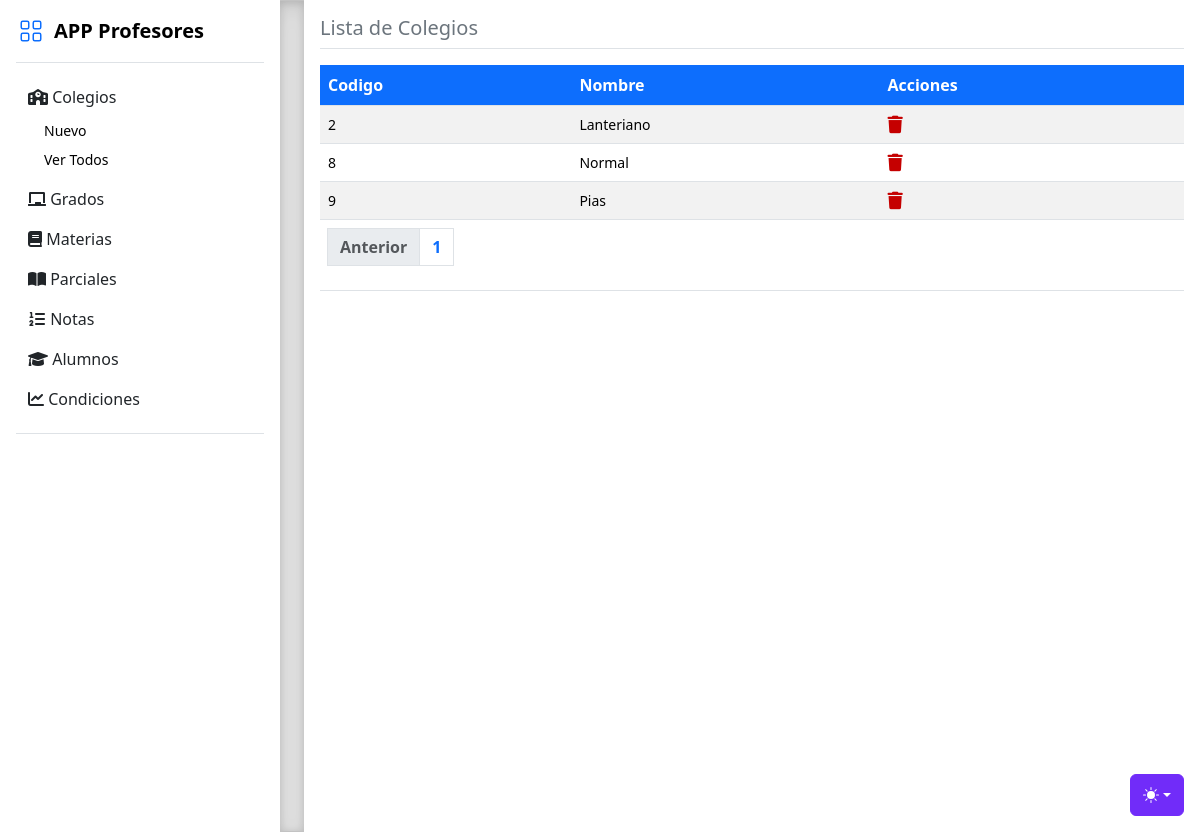
The app's page /colegio/ver with its own data.
### tables this page shows
CREATE TABLE colegios (
  id INTEGER PRIMARY KEY AUTOINCREMENT,
  nombre VARCHAR(255) NOT NULL
);

### routers/colegio.py (the view)
@router.get("/colegio/ver")
def verColegios(req:Request, page: int = 1):
    verDb = FuncionesDB()
    colegios = verDb.mostrarTablaPaginada("colegios", page, 15)
    total_productos = verDb.contarFilas("colegios")
    total_paginas = math.ceil(total_productos / 15)
    return template.TemplateResponse("colegio_ver.html", { "request" : req, "colegios": colegios, "page": page, "total_paginas": total_paginas })

### templates/colegio_ver.html (shortened to what this page needs)
<!doctype html>
<html lang="es" data-bs-theme="auto">
  <head><script src="/templates/static/color-modes.js"></script>
    <link href="/templates/static/bootstrap.min.css" rel="stylesheet">
    <link href="/templates/static/style.css" rel="stylesheet">
    <link rel="stylesheet" href="https://cdnjs.cloudflare.com/ajax/libs/font-awesome/6.0.0-beta3/css/all.min.css" />
    <link rel="stylesheet" href="https://cdn.jsdelivr.net/npm/@docsearch/css@3">
    <link href="/templates/static/sidebars.css" rel="stylesheet">
  </head>
  <body>
    <div class="dropdown position-fixed bottom-0 end-0 mb-3 me-3 bd-mode-toggle">
      <button class="btn btn-bd-primary py-2 dropdown-toggle d-flex align-items-center"
              id="bd-theme"
              type="button"
              aria-expanded="false"
              data-bs-toggle="dropdown"
              aria-label="Toggle theme (auto)">
        <svg class="bi my-1 theme-icon-active" width="1em" height="1em"><use href="#circle-half"></use></svg>
      </button>
    </div>
<main class="d-flex flex-nowrap">
  <div class="flex-shrink-0 p-3" style="width: 280px;">
    <a href="/productos/ver_todos" class="d-flex align-items-center pb-3 mb-3 link-body-emphasis text-decoration-none border-bottom">
      <svg class="bi pe-none me-2" width="30" height="24" style="color: #0D6EFD;"><use xlink:href="#grid"/></svg>
      <span class="fs-5 fw-semibold">APP Profesores</span>
    </a>
    <ul class="list-unstyled ps-0">
      {% include 'menu.html' %}
  <div class="b-example-divider b-example-vr"></div>
  <div class="m-3 w-100 vh-100">
    <h5 class="text-secondary">Lista de Colegios</h5>
    <div class="border-top mb-3 w-100"></div>
    <article>
      <table class="table table-striped m-0 bg-success text-white">
          <thead>
              <tr>
                  <th class="centrado bg-primary text-white">Codigo</th>
                  <th class="centrado bg-primary text-white">Nombre</th>
                  <th class="centrado bg-primary text-white">Acciones</th>
              </tr>
          </thead>
          <tbody>
          {% for colegio in colegios %}
              <tr>
                  <td class="centrado small">{{ colegio[0] }}</td>
                  <td class="centrado small">{{ colegio[1] }}</td>
                  <td class="centrado small">
                    <a href="borrar/{{ colegio[0] }}"></a>
                      </td>
              </tr>
              {% endfor %}
              </div>
      <table class="table table-striped m-0">
          <thead><tr><th class="text-white m-0">
      <nav aria-label="Page navigation example m-0">
          <ul class="pagination">
              <li class="page-item">
                  {% if page > 1 %}
                      <a class="page-link" href="/colegio/ver?page={{ page - 1 }}">Anterior</a>
                      {% else %}
                      <li class="page-item disabled">
                          <a class="page-link">Anterior</a>
                      </li>
                  {% endif %}
              </li>
              {% for i in range(total_paginas) %}
                  <li class="page-item"><a class="page-link" href="/colegio/ver?page={{ i + 1 }}">{{ i + 1 }}</a></li>
              {% endfor %}
          </ul>
      </nav>
      </tr></thead>
  </table>
</main>
</body>
</html>

### templates/menu.html (shortened to what this page needs)
<li class="mb-1">
    <button class="btn d-inline-flex align-items-center rounded border-0 collapsed" data-bs-toggle="collapse" data-bs-target="#home-collapse" aria-expanded="false">
      <i class="fa-solid fa-school"></i></i>&nbsp;Colegios
    </button>
    <div class="collapse show" id="home-collapse">
      <ul class="btn-toggle-nav list-unstyled fw-normal pb-1 small">
        <li><a href="/colegio/nuevo" class="link-body-emphasis d-inline-flex text-decoration-none rounded">Nuevo</a></li>
        <li><a href="/colegio/ver" class="link-body-emphasis d-inline-flex text-decoration-none rounded">Ver Todos</a></li>
      </ul>
    </div>
  </li>
  <li class="mb-1">
    <button class="btn d-inline-flex align-items-center rounded border-0 collapsed" data-bs-toggle="collapse" data-bs-target="#dashboard-collapse" aria-expanded="true">
      <i class="fa-solid fa-chalkboard"></i>&nbsp;Grados
    </button>
  </li>
  <li class="mb-1">
    <button class="btn d-inline-flex align-items-center rounded border-0 collapsed" data-bs-toggle="collapse" data-bs-target="#orders-collapse" aria-expanded="false">
      <i class="fa-solid fa-book"></i></i>&nbsp;Materias
    </button>
  </li>
  <li class="mb-1">
    <button class="btn d-inline-flex align-items-center rounded border-0 collapsed" data-bs-toggle="collapse" data-bs-target="#joni-collapse" aria-expanded="false">
      <i class="fa-solid fa-book-open"></i>&nbsp;Parciales
    </button>
  </li>
  <li class="mb-1">
    <button class="btn d-inline-flex align-items-center rounded border-0 collapsed" data-bs-toggle="collapse" data-bs-target="#almacen-collapse" aria-expanded="false">
      <i class="fa-solid fa-list-ol"></i>&nbsp;Notas
    </button>
  </li>
  <li class="mb-1">
    <button class="btn d-inline-flex align-items-center rounded border-0 collapsed" data-bs-toggle="collapse" data-bs-target="#ingreso-collapse" aria-expanded="false">
      <i class="fa-solid fa-graduation-cap"></i>&nbsp;Alumnos
    </button>
  </li>
  <li class="mb-1">
    <button class="btn d-inline-flex align-items-center rounded border-0 collapsed" data-bs-toggle="collapse" data-bs-target="#movimiento-collapse" aria-expanded="false">
      <i class="fa-solid fa-chart-line"></i>&nbsp;Condiciones
    </button>
  </li>
  <li class="border-top my-3"></li>
</ul>
</div>

### templates/static/style.css (style rules this page uses)
main { overflow-x: auto; overflow-y: hidden; }
.dropdown-toggle { outline: 0; }
.btn-toggle-nav a { padding: .1875rem .5rem; margin-top: .125rem; margin-left: 1.25rem; }
.b-example-divider { background-color: rgba(0, 0, 0, .1); border: solid rgba(0, 0, 0, .15); border-width: 1px 0; box-shadow: inset 0 .5em 1.5em rgba(0, 0, 0, .1), inset 0 .125em .5em rgba(0, 0, 0, .15); }
.b-example-vr { flex-shrink: 0; width: 1.5rem; height: inherit; }
.bi { vertical-align: -.125em; fill: currentColor; }
.btn-bd-primary { --bd-violet-bg: #712cf9; --bd-violet-rgb: 112.520718, 44.062154, 249.437846; --bs-btn-font-weight: 600; --bs-btn-color: var(--bs-white); --bs-btn-bg: var(--bd-violet-bg); --bs-btn-border-color: var(--bd-violet-bg); --bs-btn-hover-color: var(--bs-white); --bs-btn-hover-bg: #6528e0; --bs-btn-hover-border-color: #6528e0; --bs-btn-focus-shadow-rgb: var(--bd-violet-rgb); --bs-btn-active-color: var(--bs-btn-hover-color); --bs-btn-active-bg: #5a23c8; --bs-btn-active-border-color: #5a23c8; }
.bd-mode-toggle { z-index: 1500; }

### templates/static/sidebars.css (style rules this page uses)
.dropdown-toggle { outline: 0; }
.btn-toggle-nav a { padding: .1875rem .5rem; margin-top: .125rem; margin-left: 1.25rem; }

### records on screen
colegios: id "2", nombre "Lanteriano"
colegios: id "8", nombre "Normal"
colegios: id "9", nombre "Pias"

### other values on screen
{{ i + 1 }} "1"
